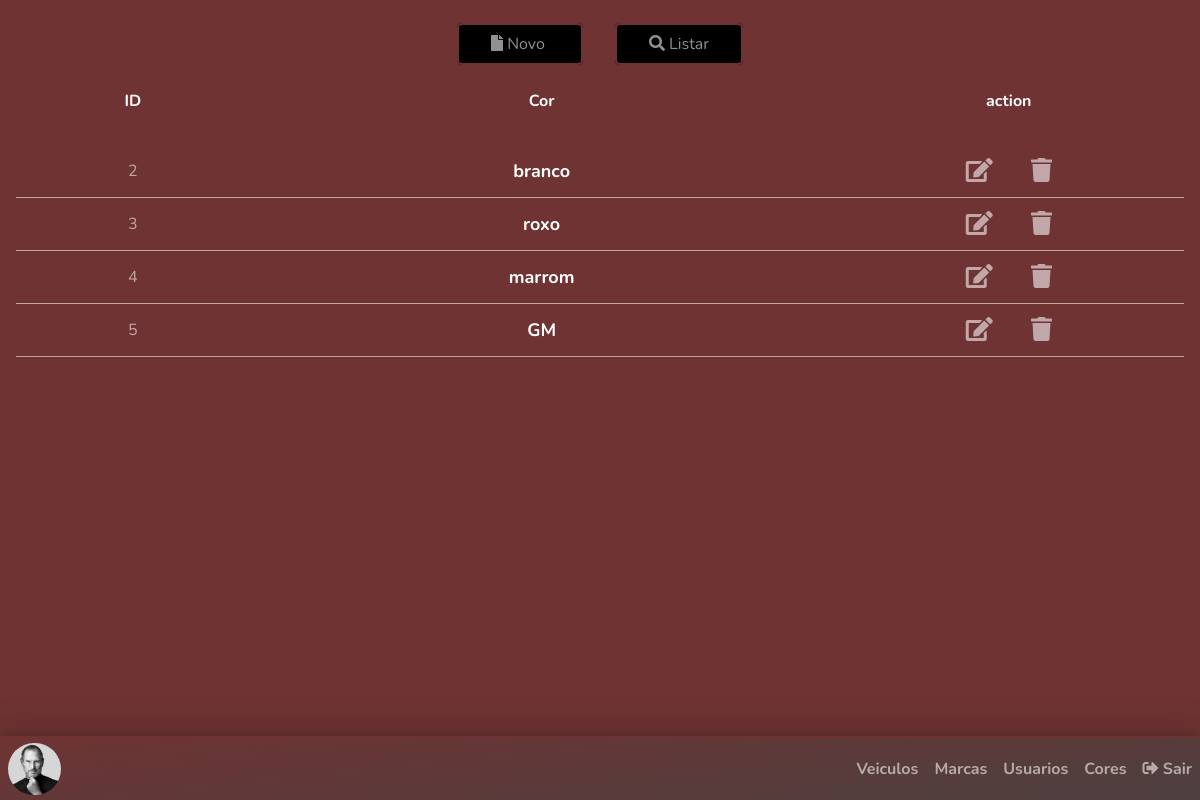
The app's page /private/admin/listar/cores (signed in), older data.
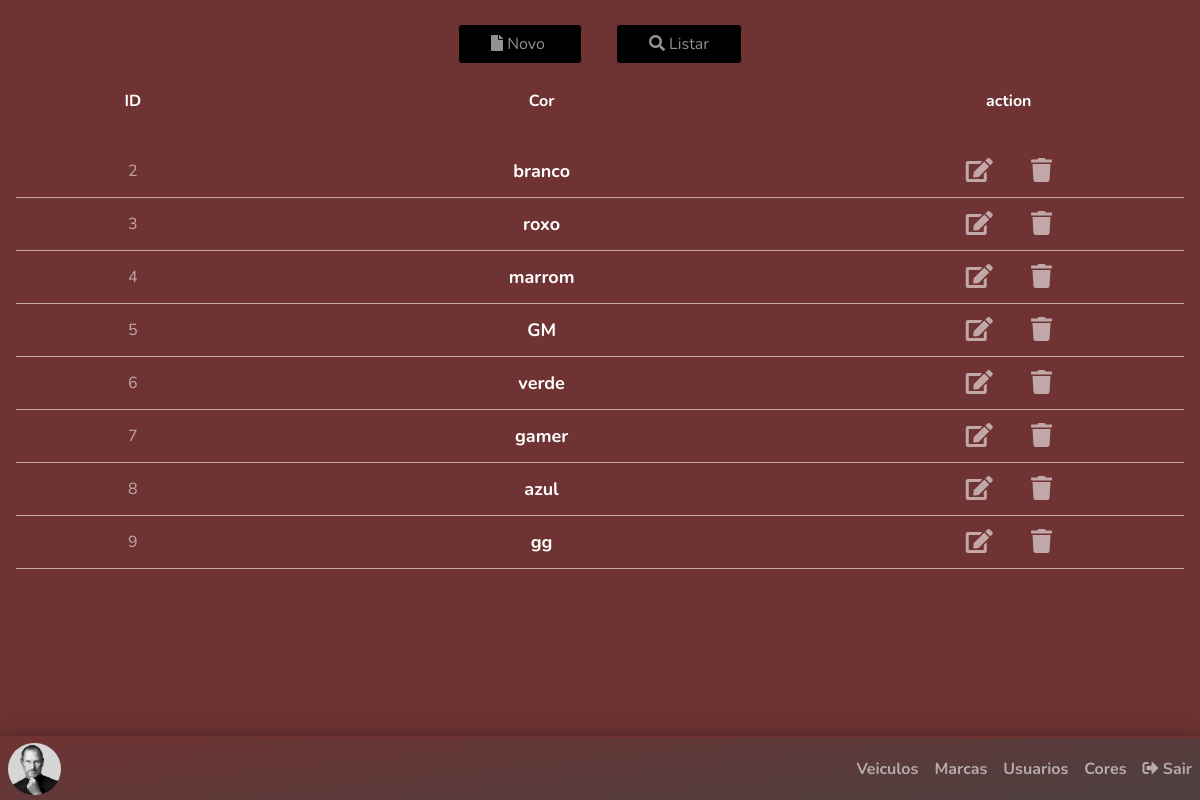
The same page, newer data.
### tables this page shows
CREATE TABLE `cor` (
  `id` int(11) NOT NULL,
  `cor` varchar(45) DEFAULT NULL
);

### private/admin/listar/cores.php (the view, shortened to what this page needs)
<div class="listagem-cores">
    <div class="listagem-cores__header">
        <div class="listagem-cores__header--control">
        	<a href="cadastros/cores" class="listagem-cores__header--button">
        		<i class="fas fa-file"></i> Novo
        	</a>
        	<a href="listar/cores" class="listagem-cores__header--button">
        		<i class="fas fa-search"></i> Listar
        	</a>
        </div>
    </div>
    <div class="listagem-cores__container">
        <table class="listagem-cores__container--table">
            <thead class="listagem-cores__container--table-h">
                <tr>
                    <td width="20%">ID</td>
                    <td width="50%">Cor</td>
                    <td width="30%">action</td>
                </tr>
            </thead>
            <tbody  class="listagem-cores__container--table-b">
                <?php
                    $sql = "select * from cor order by id";
                    $consulta = $pdo->prepare($sql);
                    $consulta->execute();
                    while ( $dados = $consulta->fetch(PDO::FETCH_OBJ) ){
                        ?>
                        <tr>
                            <td><?=$dados->id?></td>
                            <td class="listagem-cores__container--table--destaque"><?=$dados->cor?></td>
                            <td>
                                <a href="cadastros/cores/<?=$dados->id?>" class="listagem-cores__container--table--button">
                                    <i class="fas fa-edit"></i>
                                </a>
                                <a href="javascript:excluir(<?=$dados->id?>)" class="listagem-cores__container--table--button">
                                    <i class="fas fa-trash"></i>
                                </a>
                            </td>
                        </tr>
                        <?php
                    }
                ?>
            </tbody>
        </table>

Row changes from the older to the newer data that the page shows:
added cor: id "6", cor "verde"
added cor: id "7", cor "gamer"
added cor: id "8", cor "azul"
added cor: id "9", cor "gg"
